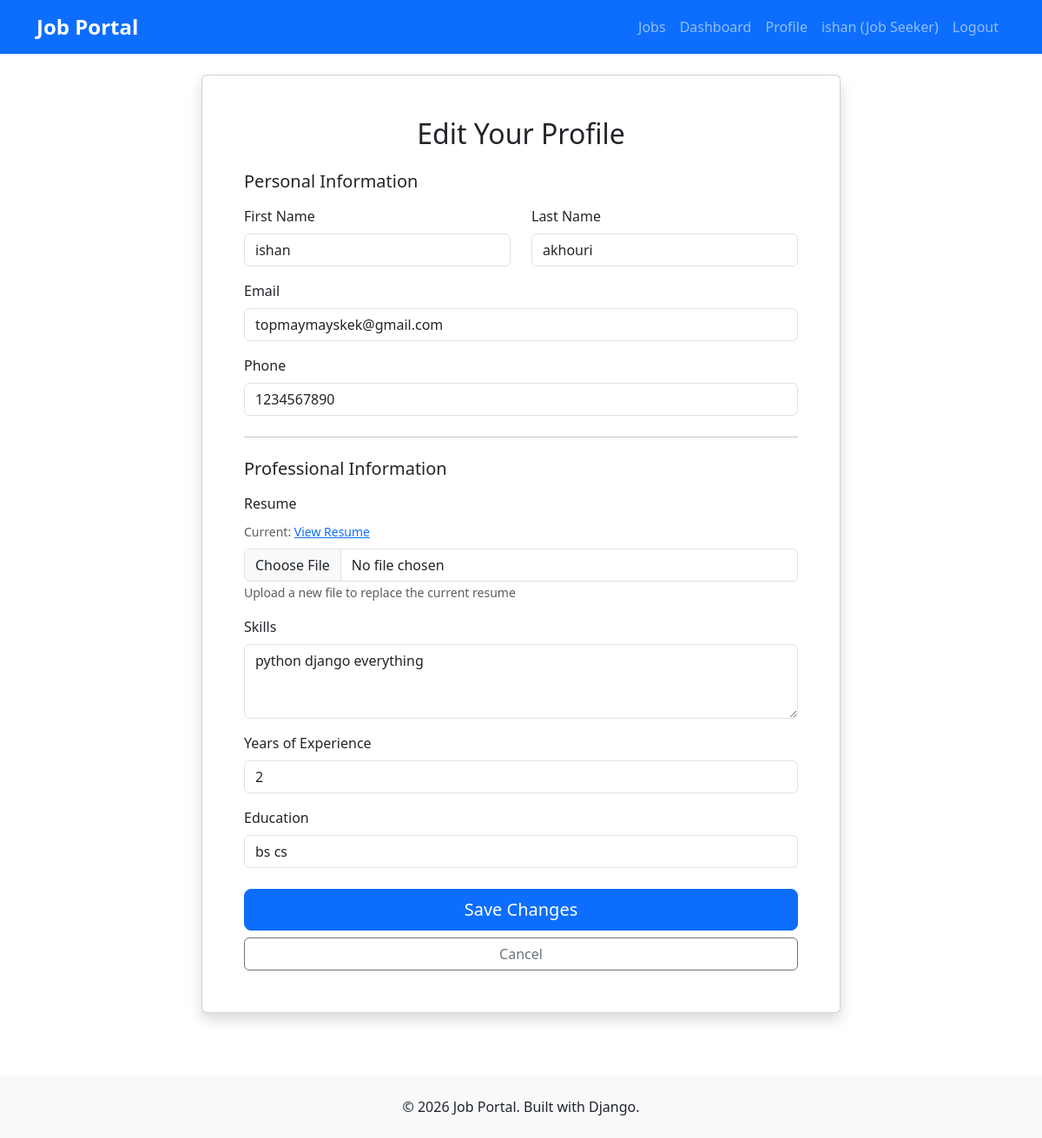
Page /users/profile/edit/ (signed in) on the committed database.
### users/models.py (models this page shows)
class User(AbstractUser):
    USER_TYPES = (
        ('job_seeker', 'Job Seeker'),
        ('employer', 'Employer'),
    )
    user_type = models.CharField(max_length=20, choices=USER_TYPES)
    phone = models.CharField(max_length=15, blank=True)
    created_at = models.DateTimeField(auto_now_add=True)
    class Meta:
        db_table = 'users'

class JobSeekerProfile(models.Model):
    user = models.OneToOneField(User, on_delete=models.CASCADE)
    resume = models.FileField(upload_to='resumes/', blank=True)
    skills = models.TextField(blank=True)
    experience_years = models.IntegerField(default=0)
    education = models.CharField(max_length=200, blank=True)
    class Meta:
        db_table = 'job_seeker_profiles'

### users/views.py (the view, shortened to what this page needs)
# urls.py: path('profile/edit/', views.profile_edit_view, name='profile_edit'),
@login_required
def profile_edit_view(request):
    user = request.user
    if user.user_type == 'job_seeker':
        try:
            profile = user.jobseekerprofile
        except:
            from .models import JobSeekerProfile
            profile = JobSeekerProfile.objects.create(user=user)
        if request.method == 'POST':
            from .forms import JobSeekerProfileEditForm
            form = JobSeekerProfileEditForm(request.POST, request.FILES, instance=profile, user=user)
            if form.is_valid():
                form.save()
                messages.success(request, 'Your profile has been updated successfully!')
                return redirect('users:profile')
        else:
            from .forms import JobSeekerProfileEditForm
            form = JobSeekerProfileEditForm(instance=profile, user=user)
        return render(request, 'users/profile_edit.html', {
            'form': form,
            'user_type': 'job_seeker'
        })

### templates/users/profile_edit.html (shortened to what this page needs)
{% extends 'base.html' %}
{% block content %}
<div class="row justify-content-center">
    <div class="col-md-8">
        <div class="card shadow">
            <div class="card-body p-5">
                <h2 class="text-center mb-4">Edit Your Profile</h2>
                <form method="post" enctype="multipart/form-data" novalidate>
                    <h5 class="mb-3">Personal Information</h5>
                    <div class="row">
                        <div class="col-md-6 mb-3">
                            <label for="{{ form.first_name.id_for_label }}" class="form-label">First Name</label>
                            {{ form.first_name }}
                        </div>
                        <div class="col-md-6 mb-3">
                            <label for="{{ form.last_name.id_for_label }}" class="form-label">Last Name</label>
                            {{ form.last_name }}
                        </div>
                    </div>
                    <div class="mb-3">
                        <label for="{{ form.email.id_for_label }}" class="form-label">Email</label>
                        {{ form.email }}
                    </div>
                    <div class="mb-3">
                        <label for="{{ form.phone.id_for_label }}" class="form-label">Phone</label>
                        {{ form.phone }}
                    </div>
                    <hr class="my-4">
                    {% if user_type == 'job_seeker' %}
                        <h5 class="mb-3">Professional Information</h5>
                        <div class="mb-3">
                            <label for="{{ form.resume.id_for_label }}" class="form-label">Resume</label>
                            {% if form.instance.resume %}
                                <div class="mb-2">
                                    <small class="text-muted">
                                        Current: <a href="{{ form.instance.resume.url }}" target="_blank">View Resume</a>
                                    </small>
                                </div>
                            {% endif %}
                            {{ form.resume }}
                            <small class="form-text text-muted">Upload a new file to replace the current resume</small>
                        </div>
                        <div class="mb-3">
                            <label for="{{ form.skills.id_for_label }}" class="form-label">Skills</label>
                            {{ form.skills }}
                        </div>
                        <div class="mb-3">
                            <label for="{{ form.experience_years.id_for_label }}" class="form-label">Years of Experience</label>
                            {{ form.experience_years }}
                        </div>
                        <div class="mb-3">
                            <label for="{{ form.education.id_for_label }}" class="form-label">Education</label>
                            {{ form.education }}
                        </div>
                    {% endif %}
                    <div class="d-grid gap-2 mt-4">
                        <button type="submit" class="btn btn-primary btn-lg">Save Changes</button>
                        <a href="{% url 'users:profile' %}" class="btn btn-outline-secondary">Cancel</a>
                    </div>
                </form>
            </div>
        </div>
    </div>
</div>
{% endblock %}

### templates/base.html (shortened to what this page needs)
<!DOCTYPE html>
<html lang="en">
<head>
    <link href="https://cdn.jsdelivr.net/npm/bootstrap@5.3.0/dist/css/bootstrap.min.css" rel="stylesheet">
    {% load static %}
    <link rel="stylesheet" href="{% static 'css/style.css' %}">
</head>
<body>
    <nav class="navbar navbar-expand-lg navbar-dark bg-primary">
        <div class="container">
            <a class="navbar-brand" href="{% url 'home' %}">
                <strong>Job Portal</strong>
            </a>
            <div class="collapse navbar-collapse" id="navbarNav">
                <ul class="navbar-nav ms-auto">
                    <li class="nav-item">
                        <a class="nav-link" href="{% url 'jobs:job_list' %}">Jobs</a>
                    </li>
                    {% if user.is_authenticated %}
                        <li class="nav-item">
                            <a class="nav-link" href="{% url 'users:dashboard' %}">Dashboard</a>
                        </li>
                        <li class="nav-item">
                            <a class="nav-link" href="{% url 'users:profile' %}">Profile</a>
                        </li>
                        <li class="nav-item">
                            <a class="nav-link" href="#">
                                {{ user.username }} ({{ user.get_user_type_display }})
                            </a>
                        </li>
<li class="nav-item">
    <a class="nav-link" href="{% url 'users:logout' %}">Logout</a>
</li>
                    {% endif %}
                </ul>
            </div>
        </div>
    </nav>
    <main class="container my-4">
        {% block content %}
        {% endblock %}
    </main>
    <footer class="bg-light text-center py-4 mt-5">
        <div class="container">
            <p class="mb-0">&copy; 2026 Job Portal. Built with Django.</p>
        </div>
    </footer>
</body>
</html>

### static/css/style.css (style rules this page uses)
body { min-height: 100vh; display: flex; flex-direction: column; }
main { flex: 1; }
.navbar-brand { font-size: 1.5rem; }
.card { box-shadow: 0 2px 4px rgba(0,0,0,0.1); transition: transform 0.2s; }

### rows in the picture
User: username "ishan", user_type "Job Seeker", first_name "ishan", last_name "akhouri", email "topmaymayskek@gmail.com", phone "1234567890"
JobSeekerProfile: skills "python django everything", experience_years "2", education "bs cs"
